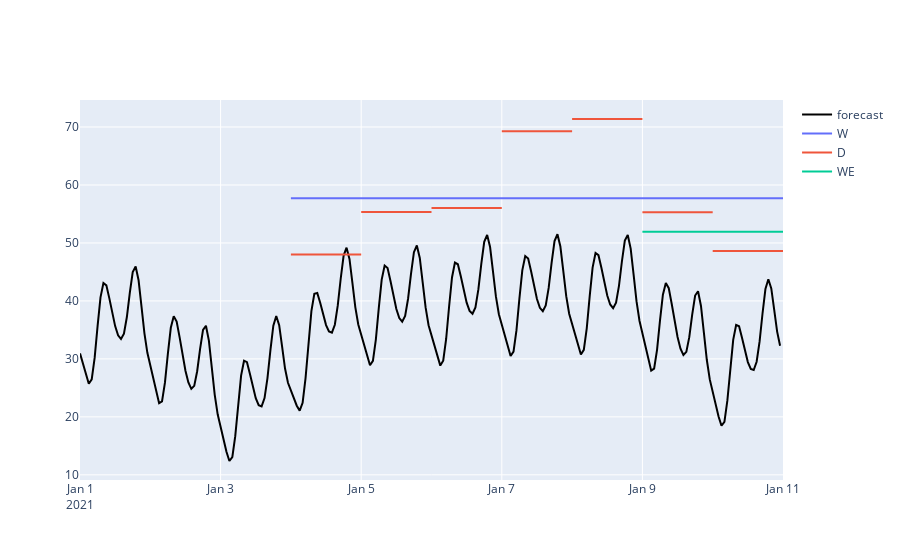
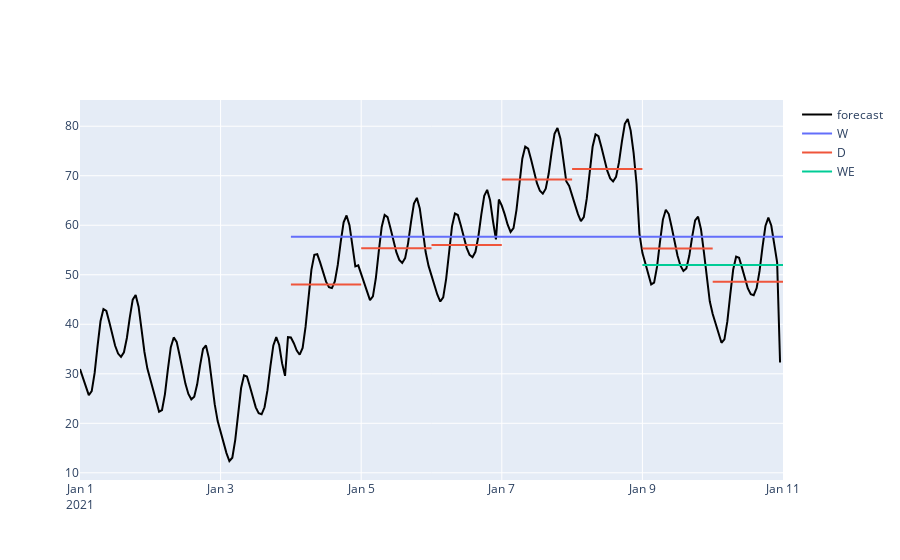

Notebook code cell kept with these figures, in order:
### Code cell
x,arb = arbitrage_correction('2021-01-04',test_forecast,lambda_1 = 0.08)
print("Initial border smoothness: ",np.sum(np.square(D@test_forecast.yhat)))
print("Final border smoothness: ",np.sum(np.square(D@x)))

### Figure 1 — Plotly figure (JSON) as saved in the notebook; plotly's stock layout.template omitted (floating-point values rounded to 4 significant figures; data arrays with more than 128 entries replaced by an {"elided": "..."} marker saying what was removed)
{"data": [{"line": {"color": "black"}, "mode": "lines", "name": "forecast", "type": "scatter", "x": {"elided": "240 str values"}, "y": {"elided": "240 float values"}}, {"line": {"color": "#636EFA"}, "mode": "lines", "name": "W", "showlegend": true, "type": "scatter", "x": ["2021-01-04T00:00:00+01:00", "2021-01-11T00:00:00+01:00"], "y": [57.7, 57.7]}, {"line": {"color": "#EF553B"}, "mode": "lines", "name": "D", "showlegend": true, "type": "scatter", "x": ["2021-01-04T00:00:00+01:00", "2021-01-05T00:00:00+01:00"], "y": [48.02, 48.02]}, {"line": {"color": "#EF553B"}, "mode": "lines", "showlegend": false, "type": "scatter", "x": ["2021-01-05T00:00:00+01:00", "2021-01-06T00:00:00+01:00"], "y": [55.34, 55.34]}, {"line": {"color": "#EF553B"}, "mode": "lines", "showlegend": false, "type": "scatter", "x": ["2021-01-06T00:00:00+01:00", "2021-01-07T00:00:00+01:00"], "y": [56.03, 56.03]}, {"line": {"color": "#EF553B"}, "mode": "lines", "showlegend": false, "type": "scatter", "x": ["2021-01-07T00:00:00+01:00", "2021-01-08T00:00:00+01:00"], "y": [69.25, 69.25]}, {"line": {"color": "#EF553B"}, "mode": "lines", "showlegend": false, "type": "scatter", "x": ["2021-01-08T00:00:00+01:00", "2021-01-09T00:00:00+01:00"], "y": [71.38, 71.38]}, {"line": {"color": "#00CC96"}, "mode": "lines", "name": "WE", "showlegend": true, "type": "scatter", "x": ["2021-01-09T00:00:00+01:00", "2021-01-11T00:00:00+01:00"], "y": [51.95, 51.95]}, {"line": {"color": "#EF553B"}, "mode": "lines", "showlegend": false, "type": "scatter", "x": ["2021-01-09T00:00:00+01:00", "2021-01-10T00:00:00+01:00"], "y": [55.31, 55.31]}, {"line": {"color": "#EF553B"}, "mode": "lines", "showlegend": false, "type": "scatter", "x": ["2021-01-10T00:00:00+01:00", "2021-01-11T00:00:00+01:00"], "y": [48.59, 48.59]}], "layout": {}}

### Figure 2 — Plotly figure (JSON) as saved in the notebook; plotly's stock layout.template omitted (floating-point values rounded to 4 significant figures; data arrays with more than 128 entries replaced by an {"elided": "..."} marker saying what was removed)
{"data": [{"line": {"color": "black"}, "mode": "lines", "name": "forecast", "type": "scatter", "x": {"elided": "240 str values"}, "y": {"elided": "240 float values"}}, {"line": {"color": "#636EFA"}, "mode": "lines", "name": "W", "showlegend": true, "type": "scatter", "x": ["2021-01-04T00:00:00+01:00", "2021-01-11T00:00:00+01:00"], "y": [57.7, 57.7]}, {"line": {"color": "#EF553B"}, "mode": "lines", "name": "D", "showlegend": true, "type": "scatter", "x": ["2021-01-04T00:00:00+01:00", "2021-01-05T00:00:00+01:00"], "y": [48.02, 48.02]}, {"line": {"color": "#EF553B"}, "mode": "lines", "showlegend": false, "type": "scatter", "x": ["2021-01-05T00:00:00+01:00", "2021-01-06T00:00:00+01:00"], "y": [55.34, 55.34]}, {"line": {"color": "#EF553B"}, "mode": "lines", "showlegend": false, "type": "scatter", "x": ["2021-01-06T00:00:00+01:00", "2021-01-07T00:00:00+01:00"], "y": [56.03, 56.03]}, {"line": {"color": "#EF553B"}, "mode": "lines", "showlegend": false, "type": "scatter", "x": ["2021-01-07T00:00:00+01:00", "2021-01-08T00:00:00+01:00"], "y": [69.25, 69.25]}, {"line": {"color": "#EF553B"}, "mode": "lines", "showlegend": false, "type": "scatter", "x": ["2021-01-08T00:00:00+01:00", "2021-01-09T00:00:00+01:00"], "y": [71.38, 71.38]}, {"line": {"color": "#00CC96"}, "mode": "lines", "name": "WE", "showlegend": true, "type": "scatter", "x": ["2021-01-09T00:00:00+01:00", "2021-01-11T00:00:00+01:00"], "y": [51.95, 51.95]}, {"line": {"color": "#EF553B"}, "mode": "lines", "showlegend": false, "type": "scatter", "x": ["2021-01-09T00:00:00+01:00", "2021-01-10T00:00:00+01:00"], "y": [55.31, 55.31]}, {"line": {"color": "#EF553B"}, "mode": "lines", "showlegend": false, "type": "scatter", "x": ["2021-01-10T00:00:00+01:00", "2021-01-11T00:00:00+01:00"], "y": [48.59, 48.59]}], "layout": {}}
